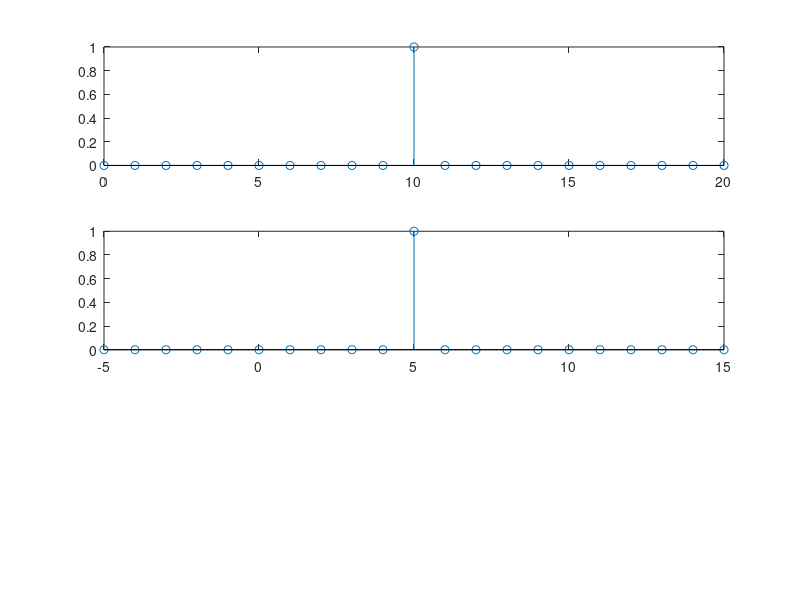

MATLAB code to generate this figure:
%a1)
v=[0,0,0,0,0,0,0,0,0,0,1,0,0,0,0,0,0,0,0,0,0]
f=length(v)
subplot(3,1,1)
n=0:20;
stem(n,v)
%a2)
v=[0,0,0,0,0,0,0,0,0,0,1,0,0,0,0,0,0,0,0,0,0]
f=length(v)
subplot(3,1,2)
m=-5:15;
stem(m,v)






